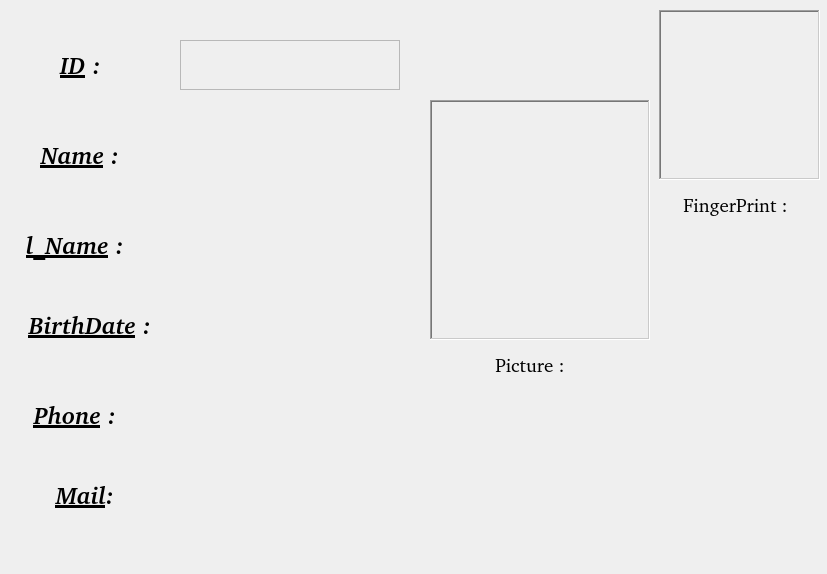
 <widget class="QWidget" name="Form">
  <property name="geometry">
   <rect>
    <x>0</x>
    <y>0</y>
    <width>827</width>
    <height>574</height>
   </rect>
  </property>
  <property name="windowTitle">
   <string>Form</string>
  </property>
  <property name="windowIcon">
   <iconset resource="icons.qrc">
    <normaloff>:/icons/bio.jpeg</normaloff>:/icons/bio.jpeg</iconset>
  </property>
  <property name="styleSheet">
   <string notr="true">QProgressBar:horizontal {
    border: 1px solid #3A3939;
    text-align: center;
    padding: 1px;
    background: #201F1F;
}
QProgressBar::chunk:horizontal {
    background-color: qlineargradient(spread:reflect, x1:1, y1:0.545, x2:1, y2:0, stop:0 rgba(28, 66, 111, 255), stop:1 rgba(37, 87, 146, 255));
}

QToolTip
{
    border: 1px solid #3A3939;
    background-color: rgb(90, 102, 117);;
    color: white;
    padding: 1px;
    opacity: 200;
}

QWidget
{
    color: silver;
    background-color: #302F2F;
    selection-background-color:#3d8ec9;
    selection-color: black;
    background-clip: border;
    border-image: none;
    outline: 0;
}

QWidget:item:hover
{
    background-color: #78879b;
    color: black;
}

QWidget:item:selected
{
    background-color: #3d8ec9;
}

QCheckBox
{
    spacing: 5px;
    outline: none;
    color: #bbb;
    margin-bottom: 2px;
}

QCheckBox:disabled
{
    color: #777777;
}
QCheckBox::indicator,
QGroupBox::indicator
{
    width: 18px;
    height: 18px;
}
QGroupBox::indicator
{
    margin-left: 2px;
}

QCheckBox::indicator:unchecked,
QCheckBox::indicator:unchecked:hover,
QGroupBox::indicator:unchecked,
QGroupBox::indicator:unchecked:hover
{
    image: url(:/dark_blue/img/checkbox_unchecked.png);
}

QCheckBox::indicator:unchecked:focus,
QCheckBox::indicator:unchecked:pressed,
QGroupBox::indicator:unchecked:focus,
QGroupBox::indicator:unchecked:pressed
{
  border: none;
    image: url(:/dark_blue/img/checkbox_unchecked_focus.png);
}

QCheckBox::indicator:checked,
QCheckBox::indicator:checked:hover,
QGroupBox::indicator:checked,
QGroupBox::indicator:checked:hover
{
    image: url(:/dark_blue/img/checkbox_checked.png);
}

QCheckBox::indicator:checked:focus,
QCheckBox::indicator:checked:pressed,
QGroupBox::indicator:checked:focus,
QGroupBox::indicator:checked:pressed
{
  border: none;
    image: url(:/dark_blue/img/checkbox_checked_focus.png);
}

QCheckBox::indicator:indeterminate,
QCheckBox::indicator:indeterminate:hover,
QCheckBox::indicator:indeterminate:pressed
QGroupBox::indicator:indeterminate,
QGroupBox::indicator:indeterminate:hover,
QGroupBox::indicator:indeterminate:pressed
{
    image: url(:/dark_blue/img/checkbox_indeterminate.png);
}

QCheckBox::indicator:indeterminate:focus,
QGroupBox::indicator:indeterminate:focus
{
    image: url(:/dark_blue/img/checkbox_indeterminate_focus.png);
}

QCheckBox::indicator:checked:disabled,
QGroupBox::indicator:checked:disabled
{
    image: url(:/dark_blue/img/checkbox_checked_disabled.png);
}

QCheckBox::indicator:unchecked:disabled,
QGroupBox::indicator:unchecked:disabled
{
    image: url(:/dark_blue/img/checkbox_unchecked_disabled.png);
}

QRadioButton
{
    spacing: 5px;
    outline: none;
    color: #bbb;
    margin-bottom: 2px;
}

QRadioButton:disabled
{
    color: #777777;
}
QRadioButton::indicator
{
    width: 21px;
    height: 21px;
}

QRadioButton::indicator:unchecked,
QRadioButton::indicator:unchecked:hover
{
    image: url(:/dark_blue/img/radio_unchecked.png);
}

QRadioButton::indicator:unchecked:focus,
QRadioButton::indicator:unchecked:pressed
{
  border: none;
  outline: none;
    image: url(:/dark_blue/img/radio_unchecked_focus.png);
}

QRadioButton::indicator:checked,
QRadioButton::indicator:checked:hover
{
  border: none;
  outline: none;
    image: url(:/dark_blue/img/radio_checked.png);
}

QRadioButton::indicator:checked:focus,
QRadioButton::indicato::menu-arrowr:checked:pressed
{
  border: none;
  outline: none;
    image: url(:/dark_blue/img/radio_checked_focus.png);
}

QRadioButton::indicator:indeterminate,
QRadioButton::indicator:indeterminate:hover,
QRadioButton::indicator:indeterminate:pressed
{
        image: url(:/dark_blue/img/radio_indeterminate.png);
}

QRadioButton::indicator:checked:disabled
{
  outline: none;
  image: url(:/dark_blue/img/radio_checked_disabled.png);
}

QRadioButton::indicator:unchecked:disabled
{
    image: url(:/dark_blue/img/radio_unchecked_disabled.png);
}


QMenuBar
{
    background-color: #302F2F;
    color: silver;
}

QMenuBar::item
{
    background: transparent;
}

QMenuBar::item:selected
{
    background: transparent;
    border: 1px solid #3A3939;
}

QMenuBar::item:pressed
{
    border: 1px solid #3A3939;
    background-color: #3d8ec9;
    color: black;
    margin-bottom:-1px;
    padding-bottom:1px;
}

QMenu
{
    border: 1px solid #3A3939;
    color: silver;
    margin: 1px;
}

QMenu::icon
{
    margin: 1px;
}

QMenu::item
{
    padding: 2px 2px 2px 25px;
    margin-left: 5px;
    border: 1px solid transparent; /* reserve space for selection border */
}

QMenu::item:selected
{
    color: black;
}

QMenu::separator {
    height: 2px;
    background: lightblue;
    margin-left: 10px;
    margin-right: 5px;
}

QMenu::indicator {
    width: 16px;
    height: 16px;
}

/* non-exclusive indicator = check box style indicator
   (see QActionGroup::setExclusive) */
QMenu::indicator:non-exclusive:unchecked {
    image: url(:/dark_blue/img/checkbox_unchecked.png);
}

QMenu::indicator:non-exclusive:unchecked:selected {
    image: url(:/dark_blue/img/checkbox_unchecked_disabled.png);
}

QMenu::indicator:non-exclusive:checked {
    image: url(:/dark_blue/img/checkbox_checked.png);
}

QMenu::indicator:non-exclusive:checked:selected {
    image: url(:/dark_blue/img/checkbox_checked_disabled.png);
}

/* exclusive indicator = radio button style indicator (see QActionGroup::setExclusive) */
QMenu::indicator:exclusive:unchecked {
    image: url(:/dark_blue/img/radio_unchecked.png);
}

QMenu::indicator:exclusive:unchecked:selected {
    image: url(:/dark_blue/img/radio_unchecked_disabled.png);
}

QMenu::indicator:exclusive:checked {
    image: url(:/dark_blue/img/radio_checked.png);
}

QMenu::indicator:exclusive:checked:selected {
    image: url(:/dark_blue/img/radio_checked_disabled.png);
}

QMenu::right-arrow {
    margin: 5px;
    image: url(:/dark_blue/img/right_arrow.png)
}


QWidget:disabled
{
    color: #808080;
    background-color: #302F2F;
}

QAbstractItemView
{
    alternate-background-color: #3A3939;
    color: silver;
    border: 1px solid 3A3939;
    border-radius: 2px;
    padding: 1px;
}

QWidget:focus, QMenuBar:focus
{
    border: 1px solid #78879b;
}

QTabWidget:focus, QCheckBox:focus, QRadioButton:focus, QSlider:focus
{
    border: none;
}

QLineEdit
{
    background-color: #201F1F;
    padding: 2px;
    border-style: solid;
    border: 1px solid #3A3939;
    border-radius: 2px;
    color: silver;
}

QGroupBox {
    border:1px solid #3A3939;
    border-radius: 2px;
    margin-top: 20px;
    background-color: #302F2F;
    color: silver;
}

QGroupBox::title {
    subcontrol-origin: margin;
    subcontrol-position: top center;
    padding-left: 10px;
    padding-right: 10px;
    padding-top: 10px;
}

QAbstractScrollArea
{
    border-radius: 2px;
    border: 1px solid #3A3939;
    background-color: transparent;
}

QScrollBar:horizontal
{
    height: 15px;
    margin: 3px 15px 3px 15px;
    border: 1px transparent #2A2929;
    border-radius: 4px;
    background-color: #2A2929;
}

QScrollBar::handle:horizontal
{
    background-color: #605F5F;
    min-width: 5px;
    border-radius: 4px;
}

QScrollBar::add-line:horizontal
{
    margin: 0px 3px 0px 3px;
    border-image: url(:/dark_blue/img/right_arrow_disabled.png);
    width: 10px;
    height: 10px;
    subcontrol-position: right;
    subcontrol-origin: margin;
}

QScrollBar::sub-line:horizontal
{
    margin: 0px 3px 0px 3px;
    border-image: url(:/dark_blue/img/left_arrow_disabled.png);
    height: 10px;
    width: 10px;
    subcontrol-position: left;
    subcontrol-origin: margin;
}

QScrollBar::add-line:horizontal:hover,QScrollBar::add-line:horizontal:on
{
    border-image: url(:/dark_blue/img/right_arrow.png);
    height: 10px;
    width: 10px;
    subcontrol-position: right;
    subcontrol-origin: margin;
}


QScrollBar::sub-line:horizontal:hover, QScrollBar::sub-line:horizontal:on
{
    border-image: url(:/dark_blue/img/left_arrow.png);
    height: 10px;
    width: 10px;
    subcontrol-position: left;
    subcontrol-origin: margin;
}

QScrollBar::up-arrow:horizontal, QScrollBar::down-arrow:horizontal
{
    background: none;
}


QScrollBar::add-page:horizontal, QScrollBar::sub-page:horizontal
{
    background: none;
}

QScrollBar:vertical
{
    background-color: #2A2929;
    width: 15px;
    margin: 15px 3px 15px 3px;
    border: 1px transparent #2A2929;
    border-radius: 4px;
}

QScrollBar::handle:vertical
{
    background-color: #605F5F;
    min-height: 5px;
    border-radius: 4px;
}

QScrollBar::sub-line:vertical
{
    margin: 3px 0px 3px 0px;
    border-image: url(:/dark_blue/img/up_arrow_disabled.png);
    height: 10px;
    width: 10px;
    subcontrol-position: top;
    subcontrol-origin: margin;
}

QScrollBar::add-line:vertical
{
    margin: 3px 0px 3px 0px;
    border-image: url(:/dark_blue/img/down_arrow_disabled.png);
    height: 10px;
    width: 10px;
    subcontrol-position: bottom;
    subcontrol-origin: margin;
}

QScrollBar::sub-line:vertical:hover,QScrollBar::sub-line:vertical:on
{

    border-image: url(:/dark_blue/img/up_arrow.png);
    height: 10px;
    width: 10px;
    subcontrol-position: top;
    subcontrol-origin: margin;
}


QScrollBar::add-line:vertical:hover, QScrollBar::add-line:vertical:on
{
    border-image: url(:/dark_blue/img/down_arrow.png);
    height: 10px;
    width: 10px;
    subcontrol-position: bottom;
    subcontrol-origin: margin;
}

QScrollBar::up-arrow:vertical, QScrollBar::down-arrow:vertical
{
    background: none;
}


QScrollBar::add-page:vertical, QScrollBar::sub-page:vertical
{
    background: none;
}

QTextEdit
{
    background-color: #201F1F;
    color: silver;
    border: 1px solid #3A3939;
}

QPlainTextEdit
{
    background-color: #201F1F;;
    color: silver;
    border-radius: 2px;
    border: 1px solid #3A3939;
}

QHeaderView::section
{
    background-color: #3A3939;
    color: silver;
    padding-left: 4px;
    border: 1px solid #6c6c6c;
}

QSizeGrip {
    image: url(:/dark_blue/img/sizegrip.png);
    width: 12px;
    height: 12px;
}

QMainWindow
{
    background-color: #302F2F;

}

QMainWindow::separator
{
    background-color: #302F2F;
    color: white;
    padding-left: 4px;
    spacing: 2px;
    border: 1px dashed #3A3939;
}

QMainWindow::separator:hover
{

    background-color: #787876;
    color: white;
    padding-left: 4px;
    border: 1px solid #3A3939;
    spacing: 2px;
}


QMenu::separator
{
    height: 1px;
    background-color: #3A3939;
    color: white;
    padding-left: 4px;
    margin-left: 10px;
    margin-right: 5px;
}


QFrame
{
    border-radius: 2px;
    border: 1px solid #444;
}

QFrame[frameShape=&quot;0&quot;]
{
    border-radius: 2px;
    border: 1px transparent #444;
}

QStackedWidget
{
    background-color: #302F2F;
    border: 1px transparent black;
}

QToolBar {
    border: 1px transparent #393838;
    background: 1px solid #302F2F;
    font-weight: bold;
}

QToolBar::handle:horizontal {
    image: url(:/dark_blue/img/Hmovetoolbar.png);
}
QToolBar::handle:vertical {
    image: url(:/dark_blue/img/Vmovetoolbar.png);
}
QToolBar::separator:horizontal {
    image: url(:/dark_blue/img/Hsepartoolbar.png);
}
QToolBar::separator:vertical {
    image: url(:/dark_blue/img/Vsepartoolbars.png);
}

QPushButton
{
    color: silver;
    background-color: #302F2F;
    border-width: 2px;
    border-color: #4A4949;
    border-style: solid;
    padding-top: 2px;
    padding-bottom: 2px;
    padding-left: 10px;
    padding-right: 10px;
    border-radius: 4px;
    /* outline: none; */
    /* min-width: 40px; */
}

QPushButton:disabled
{
    background-color: #302F2F;
    border-width: 2px;
    border-color: #3A3939;
    border-style: solid;
    padding-top: 2px;
    padding-bottom: 2px;
    padding-left: 10px;
    padding-right: 10px;
    /*border-radius: 2px;*/
    color: #808080;
}

QPushButton:focus {
    background-color: #3d8ec9;
    color: white;
}

QComboBox
{
    selection-background-color: #3d8ec9;
    background-color: #201F1F;
    border-style: solid;
    border: 1px solid #3A3939;
    border-radius: 2px;
    padding: 2px;
    min-width: 75px;
}

QPushButton:checked{
    background-color: #4A4949;
    border-color: #6A6969;
}

QPushButton:hover {
    border: 2px solid #78879b;
    color: silver;
}

QComboBox:hover, QAbstractSpinBox:hover,QLineEdit:hover,QTextEdit:hover,QPlainTextEdit:hover,QAbstractView:hover,QTreeView:hover
{
    border: 1px solid #78879b;
    color: silver;
}

QComboBox:on
{
    background-color: #626873;
    padding-top: 3px;
    padding-left: 4px;
    selection-background-color: #4a4a4a;
}

QComboBox QAbstractItemView
{
    background-color: #201F1F;
    border-radius: 2px;
    border: 1px solid #444;
    selection-background-color: #3d8ec9;
    color: silver;
}

QComboBox::drop-down
{
    subcontrol-origin: padding;
    subcontrol-position: top right;
    width: 15px;

    border-left-width: 0px;
    border-left-color: darkgray;
    border-left-style: solid;
    border-top-right-radius: 3px;
    border-bottom-right-radius: 3px;
}

QComboBox::down-arrow
{
    image: url(:/dark_blue/img/down_arrow_disabled.png);
}

QComboBox::down-arrow:on, QComboBox::down-arrow:hover,
QComboBox::down-arrow:focus
{
    image: url(:/dark_blue/img/down_arrow.png);
}

QPushButton:pressed
{
    background-color: #484846;
}

QAbstractSpinBox {
    padding-top: 2px;
    padding-bottom: 2px;
    border: 1px solid #3A3939;
    background-color: #201F1F;
    color: silver;
    border-radius: 2px;
    min-width: 75px;
}

QAbstractSpinBox:up-button
{
    background-color: transparent;
    subcontrol-origin: border;
    subcontrol-position: top right;
}

QAbstractSpinBox:down-button
{
    background-color: transparent;
    subcontrol-origin: border;
    subcontrol-position: bottom right;
}

QAbstractSpinBox::up-arrow,QAbstractSpinBox::up-arrow:disabled,QAbstractSpinBox::up-arrow:off {
    image: url(:/dark_blue/img/up_arrow_disabled.png);
    width: 10px;
    height: 10px;
}
QAbstractSpinBox::up-arrow:hover
{
    image: url(:/dark_blue/img/up_arrow.png);
}


QAbstractSpinBox::down-arrow,QAbstractSpinBox::down-arrow:disabled,QAbstractSpinBox::down-arrow:off
{
    image: url(:/dark_blue/img/down_arrow_disabled.png);
    width: 10px;
    height: 10px;
}
QAbstractSpinBox::down-arrow:hover
{
    image: url(:/dark_blue/img/down_arrow.png);
}


QLabel
{
    border: 0px solid black;
}

QTabWidget{
    border: 1px transparent black;
}

QTabWidget::pane {
    border: 1px solid #444;
    border-radius: 3px;
    padding: 3px;
}

QTabBar
{
    qproperty-drawBase: 0;
    left: 5px; /* move to the right by 5px */
}

QTabBar:focus
{
    border: 0px transparent black;
}

QTabBar::close-button  {
    image: url(:/dark_blue/img/close.png);
    background: transparent;
}

QTabBar::close-button:hover
{
    image: url(:/dark_blue/img/close-hover.png);
    background: transparent;
}

QTabBar::close-button:pressed {
    image: url(:/dark_blue/img/close-pressed.png);
    background: transparent;
}

/* TOP TABS */
QTabBar::tab:top {
    color: #b1b1b1;
    border: 1px solid #4A4949;
    border-bottom: 1px transparent black;
    background-color: #302F2F;
    padding: 5px;
    border-top-left-radius: 2px;
    border-top-right-radius: 2px;
}

QTabBar::tab:top:!selected
{
    color: #b1b1b1;
    background-color: #201F1F;
    border: 1px transparent #4A4949;
    border-bottom: 1px transparent #4A4949;
    border-top-left-radius: 0px;
    border-top-right-radius: 0px;
}

QTabBar::tab:top:!selected:hover {
    background-color: #48576b;
}

/* BOTTOM TABS */
QTabBar::tab:bottom {
    color: #b1b1b1;
    border: 1px solid #4A4949;
    border-top: 1px transparent black;
    background-color: #302F2F;
    padding: 5px;
    border-bottom-left-radius: 2px;
    border-bottom-right-radius: 2px;
}

QTabBar::tab:bottom:!selected
{
    color: #b1b1b1;
    background-color: #201F1F;
    border: 1px transparent #4A4949;
    border-top: 1px transparent #4A4949;
    border-bottom-left-radius: 0px;
    border-bottom-right-radius: 0px;
}

QTabBar::tab:bottom:!selected:hover {
    background-color: #78879b;
}

/* LEFT TABS */
QTabBar::tab:left {
    color: #b1b1b1;
    border: 1px solid #4A4949;
    border-left: 1px transparent black;
    background-color: #302F2F;
    padding: 5px;
    border-top-right-radius: 2px;
    border-bottom-right-radius: 2px;
}

QTabBar::tab:left:!selected
{
    color: #b1b1b1;
    background-color: #201F1F;
    border: 1px transparent #4A4949;
    border-right: 1px transparent #4A4949;
    border-top-right-radius: 0px;
    border-bottom-right-radius: 0px;
}

QTabBar::tab:left:!selected:hover {
    background-color: #48576b;
}


/* RIGHT TABS */
QTabBar::tab:right {
    color: #b1b1b1;
    border: 1px solid #4A4949;
    border-right: 1px transparent black;
    background-color: #302F2F;
    padding: 5px;
    border-top-left-radius: 2px;
    border-bottom-left-radius: 2px;
}

QTabBar::tab:right:!selected
{
    color: #b1b1b1;
    background-color: #201F1F;
    border: 1px transparent #4A4949;
    border-right: 1px transparent #4A4949;
    border-top-left-radius: 0px;
    border-bottom-left-radius: 0px;
}

QTabBar::tab:right:!selected:hover {
    background-color: #48576b;
}

QTabBar QToolButton::right-arrow:enabled {
     image: url(:/dark_blue/img/right_arrow.png);
 }

 QTabBar QToolButton::left-arrow:enabled {
     image: url(:/dark_blue/img/left_arrow.png);
 }

QTabBar QToolButton::right-arrow:disabled {
     image: url(:/dark_blue/img/right_arrow_disabled.png);
 }

 QTabBar QToolButton::left-arrow:disabled {
     image: url(:/dark_blue/img/left_arrow_disabled.png);
 }


QDockWidget {
    border: 1px solid #403F3F;
    titlebar-close-icon: url(:/dark_blue/img/close.png);
    titlebar-normal-icon: url(:/dark_blue/img/undock.png);
}

QDockWidget::close-button, QDockWidget::float-button {
    border: 1px solid transparent;
    border-radius: 2px;
    background: transparent;
}

QDockWidget::close-button:hover, QDockWidget::float-button:hover {
    background: rgba(255, 255, 255, 10);
}

QDockWidget::close-button:pressed, QDockWidget::float-button:pressed {
    padding: 1px -1px -1px 1px;
    background: rgba(255, 255, 255, 10);
}

QTreeView, QListView, QTextBrowser, AtLineEdit, AtLineEdit::hover {
    border: 1px solid #444;
    background-color: silver;
    border-radius: 3px;
    margin-left: 3px;
    color: black;
}

QTreeView:branch:selected, QTreeView:branch:hover {
    background: url(:/dark_blue/img/transparent.png);
}

QTreeView::branch:has-siblings:!adjoins-item {
    border-image: url(:/dark_blue/img/transparent.png);
}

QTreeView::branch:has-siblings:adjoins-item {
    border-image: url(:/dark_blue/img/transparent.png);
}

QTreeView::branch:!has-children:!has-siblings:adjoins-item {
    border-image: url(:/dark_blue/img/transparent.png);
}

QTreeView::branch:has-children:!has-siblings:closed,
QTreeView::branch:closed:has-children:has-siblings {
    image: url(:/dark_blue/img/branch_closed.png);
}

QTreeView::branch:open:has-children:!has-siblings,
QTreeView::branch:open:has-children:has-siblings  {
    image: url(:/dark_blue/img/branch_open.png);
}

QTreeView::branch:has-children:!has-siblings:closed:hover,
QTreeView::branch:closed:has-children:has-siblings:hover {
    image: url(:/dark_blue/img/branch_closed-on.png);
    }

QTreeView::branch:open:has-children:!has-siblings:hover,
QTreeView::branch:open:has-children:has-siblings:hover  {
    image: url(:/dark_blue/img/branch_open-on.png);
    }

QListView::item:!selected:hover, QListView::item:!selected:hover, QTreeView::item:!selected:hover  {
    background: rgba(0, 0, 0, 0);
    outline: 0;
    color: #FFFFFF
}

QListView::item:selected:hover, QListView::item:selected:hover, QTreeView::item:selected:hover  {
    background: #3d8ec9;
    color: #FFFFFF;
}

QSlider::groove:horizontal {
    border: 1px solid #3A3939;
    height: 8px;
    background: #201F1F;
    margin: 2px 0;
    border-radius: 2px;
}

QSlider::handle:horizontal {
    background: QLinearGradient( x1: 0, y1: 0, x2: 0, y2: 1,
      stop: 0.0 silver, stop: 0.2 #a8a8a8, stop: 1 #727272);
    border: 1px solid #3A3939;
    width: 14px;
    height: 14px;
    margin: -4px 0;
    border-radius: 2px;
}

QSlider::groove:vertical {
    border: 1px solid #3A3939;
    width: 8px;
    background: #201F1F;
    margin: 0 0px;
    border-radius: 2px;
}

QSlider::handle:vertical {
    background: QLinearGradient( x1: 0, y1: 0, x2: 0, y2: 1, stop: 0.0 silver,
    stop: 0.2 #a8a8a8, stop: 1 #727272);
    border: 1px solid #3A3939;
    width: 14px;
    height: 14px;
    margin: 0 -4px;
    border-radius: 2px;
}

QToolButton {
    /*  background-color: transparent; */
    border: 2px transparent #4A4949;
    border-radius: 4px;
    background-color: dimgray;
    margin: 2px;
    padding: 2px;
}

QToolButton[popupMode=&quot;1&quot;] { /* only for MenuButtonPopup */
 padding-right: 20px; /* make way for the popup button */
 border: 2px transparent #4A4949;
 border-radius: 4px;
}

QToolButton[popupMode=&quot;2&quot;] { /* only for InstantPopup */
 padding-right: 10px; /* make way for the popup button */
 border: 2px transparent #4A4949;
}


QToolButton:hover, QToolButton::menu-button:hover {
    border: 2px solid #78879b;
}

QToolButton:checked, QToolButton:pressed,
    QToolButton::menu-button:pressed {
    background-color: #4A4949;
    border: 2px solid #78879b;
}

/* the subcontrol below is used only in the InstantPopup or DelayedPopup mode */
QToolButton::menu-indicator {
    image: url(:/dark_blue/img/down_arrow.png);
    top: -7px; left: -2px; /* shift it a bit */
}

/* the subcontrols below are used only in the MenuButtonPopup mode */
QToolButton::menu-button {
    border: 1px transparent #4A4949;
    border-top-right-radius: 6px;
    border-bottom-right-radius: 6px;
    /* 16px width + 4px for border = 20px allocated above */
    width: 16px;
    outline: none;
}

QToolButton::menu-arrow {
    image: url(:/dark_blue/img/down_arrow.png);
}

QToolButton::menu-arrow:open {
    top: 1px; left: 1px; /* shift it a bit */
    border: 1px solid #3A3939;
}

QPushButton::menu-indicator  {
    subcontrol-origin: padding;
    subcontrol-position: bottom right;
    left: 4px;
}

QTableView
{
    border: 1px solid #444;
    gridline-color: #6c6c6c;
    background-color: #201F1F;
}


QTableView, QHeaderView
{
    border-radius: 0px;
}

QTableView::item:pressed, QListView::item:pressed, QTreeView::item:pressed  {
    background: #78879b;
    color: #FFFFFF;
}

QTableView::item:selected:active, QTreeView::item:selected:active, QListView::item:selected:active  {
    background: #3d8ec9;
    color: #FFFFFF;
}


QHeaderView
{
    border: 1px transparent;
    border-radius: 2px;
    margin: 0px;
    padding: 0px;
}

QHeaderView::section  {
    background-color: #3A3939;
    color: silver;
    padding: 4px;
    border: 1px solid #6c6c6c;
    border-radius: 0px;
    text-align: center;
}

QHeaderView::section::vertical::first, QHeaderView::section::vertical::only-one
{
    border-top: 1px solid #6c6c6c;
}

QHeaderView::section::vertical
{
    border-top: transparent;
}

QHeaderView::section::horizontal::first, QHeaderView::section::horizontal::only-one
{
    border-left: 1px solid #6c6c6c;
}

QHeaderView::section::horizontal
{
    border-left: transparent;
}


QHeaderView::section:checked
 {
    color: white;
    background-color: #5A5959;
 }

 /* style the sort indicator */
QHeaderView::down-arrow {
    image: url(:/dark_blue/img/down_arrow.png);
}

QHeaderView::up-arrow {
    image: url(:/dark_blue/img/up_arrow.png);
}


QTableCornerButton::section {
    background-color: #3A3939;
    border: 1px solid #3A3939;
    border-radius: 2px;
}

QToolBox  {
    padding: 3px;
    border: 1px transparent black;
}

QToolBox::tab {
    color: #b1b1b1;
    background-color: #302F2F;
    border: 1px solid #4A4949;
    border-bottom: 1px transparent #302F2F;
    border-top-left-radius: 5px;
    border-top-right-radius: 5px;
}

 QToolBox::tab:selected { /* italicize selected tabs */
    font: italic;
    background-color: #302F2F;
    border-color: #3d8ec9;
 }

QStatusBar::item {
    border: 1px solid #3A3939;
    border-radius: 2px;
 }


QFrame[height=&quot;3&quot;], QFrame[width=&quot;3&quot;] {
    background-color: #AAA;
}


QSplitter::handle {
    border: 1px dashed #3A3939;
}

QSplitter::handle:hover {
    background-color: #787876;
    border: 1px solid #3A3939;
}

QSplitter::handle:horizontal {
    width: 1px;
}

QSplitter::handle:vertical {
    height: 1px;
}

QListWidget {
    background-color: silver;
    border-radius: 5px;
    margin-left: 5px;
}

QListWidget::item {
    color: black;
}

QMessageBox {
    messagebox-critical-icon	: url(:/dark_blue/img/critical.png);
    messagebox-information-icon	: url(:/dark_blue/img/information.png);
    messagebox-question-icon	: url(:/dark_blue/img/question.png);
    messagebox-warning-icon:    : url(:/dark_blue/img/warning.png);
}

ColorButton::enabled {
    border-radius: 0px;
    border: 1px solid #444444;
}

ColorButton::disabled {
    border-radius: 0px;
    border: 1px solid #AAAAAA;
}</string>
  </property>
  <widget class="QLabel" name="label_11">
   <property name="geometry">
    <rect>
     <x>20</x>
     <y>220</y>
     <width>110</width>
     <height>50</height>
    </rect>
   </property>
   <property name="font">
    <font>
     <family>URW Bookman [urw]</family>
     <pointsize>18</pointsize>
     <weight>75</weight>
     <italic>true</italic>
     <bold>true</bold>
     <underline>false</underline>
     <strikeout>false</strikeout>
     <kerning>true</kerning>
    </font>
   </property>
   <property name="text">
    <string>&lt;html&gt;&lt;head/&gt;&lt;body&gt;&lt;p align=&quot;center&quot;&gt;&lt;span style=&quot; text-decoration: underline;&quot;&gt;l_Name&lt;/span&gt; :&lt;/p&gt;&lt;/body&gt;&lt;/html&gt;</string>
   </property>
  </widget>
  <widget class="QLabel" name="label_10">
   <property name="geometry">
    <rect>
     <x>20</x>
     <y>470</y>
     <width>130</width>
     <height>50</height>
    </rect>
   </property>
   <property name="font">
    <font>
     <family>URW Bookman [urw]</family>
     <pointsize>18</pointsize>
     <weight>75</weight>
     <italic>true</italic>
     <bold>true</bold>
     <underline>false</underline>
    </font>
   </property>
   <property name="text">
    <string>&lt;html&gt;&lt;head/&gt;&lt;body&gt;&lt;p align=&quot;center&quot;&gt;&lt;span style=&quot; text-decoration: underline;&quot;&gt;Mail&lt;/span&gt;&lt;span style=&quot; font-size:14pt;&quot;/&gt;:&lt;/p&gt;&lt;/body&gt;&lt;/html&gt;</string>
   </property>
  </widget>
  <widget class="QLabel" name="label_15">
   <property name="geometry">
    <rect>
     <x>10</x>
     <y>40</y>
     <width>141</width>
     <height>50</height>
    </rect>
   </property>
   <property name="font">
    <font>
     <family>URW Bookman [urw]</family>
     <pointsize>18</pointsize>
     <weight>75</weight>
     <italic>true</italic>
     <bold>true</bold>
     <underline>false</underline>
    </font>
   </property>
   <property name="toolTip">
    <string>&lt;html&gt;&lt;head/&gt;&lt;body&gt;&lt;p align=&quot;center&quot;&gt;&lt;br/&gt;&lt;/p&gt;&lt;/body&gt;&lt;/html&gt;</string>
   </property>
   <property name="styleSheet">
    <string notr="true"/>
   </property>
   <property name="text">
    <string>&lt;html&gt;&lt;head/&gt;&lt;body&gt;&lt;p align=&quot;center&quot;&gt;&lt;span style=&quot; text-decoration: underline;&quot;&gt;ID&lt;/span&gt;      :&lt;/p&gt;&lt;/body&gt;&lt;/html&gt;</string>
   </property>
  </widget>
  <widget class="QLabel" name="label_17">
   <property name="geometry">
    <rect>
     <x>30</x>
     <y>130</y>
     <width>100</width>
     <height>50</height>
    </rect>
   </property>
   <property name="font">
    <font>
     <family>URW Bookman [urw]</family>
     <pointsize>18</pointsize>
     <weight>75</weight>
     <italic>true</italic>
     <bold>true</bold>
     <underline>false</underline>
    </font>
   </property>
   <property name="text">
    <string>&lt;html&gt;&lt;head/&gt;&lt;body&gt;&lt;p align=&quot;center&quot;&gt;&lt;span style=&quot; text-decoration: underline;&quot;&gt;Name&lt;/span&gt; :&lt;/p&gt;&lt;/body&gt;&lt;/html&gt;</string>
   </property>
  </widget>
  <widget class="QLabel" name="label_12">
   <property name="geometry">
    <rect>
     <x>440</x>
     <y>350</y>
     <width>180</width>
     <height>31</height>
    </rect>
   </property>
   <property name="font">
    <font>
     <family>URW Bookman [urw]</family>
     <pointsize>16</pointsize>
    </font>
   </property>
   <property name="text">
    <string>&lt;html&gt;&lt;head/&gt;&lt;body&gt;&lt;p align=&quot;center&quot;&gt;&lt;span style=&quot; font-size:14pt;&quot;&gt;Picture :&lt;/span&gt;&lt;/p&gt;&lt;/body&gt;&lt;/html&gt;</string>
   </property>
  </widget>
  <widget class="QLabel" name="label_16">
   <property name="geometry">
    <rect>
     <x>-10</x>
     <y>390</y>
     <width>170</width>
     <height>50</height>
    </rect>
   </property>
   <property name="font">
    <font>
     <family>URW Bookman [urw]</family>
     <pointsize>18</pointsize>
     <weight>75</weight>
     <italic>true</italic>
     <bold>true</bold>
     <underline>false</underline>
    </font>
   </property>
   <property name="text">
    <string>&lt;html&gt;&lt;head/&gt;&lt;body&gt;&lt;p align=&quot;center&quot;&gt;&lt;span style=&quot; text-decoration: underline;&quot;&gt;Phone&lt;/span&gt; :&lt;/p&gt;&lt;/body&gt;&lt;/html&gt;</string>
   </property>
  </widget>
  <widget class="QLabel" name="label_14">
   <property name="geometry">
    <rect>
     <x>10</x>
     <y>300</y>
     <width>160</width>
     <height>50</height>
    </rect>
   </property>
   <property name="font">
    <font>
     <family>URW Bookman [urw]</family>
     <pointsize>18</pointsize>
     <weight>75</weight>
     <italic>true</italic>
     <bold>true</bold>
     <underline>false</underline>
    </font>
   </property>
   <property name="text">
    <string>&lt;html&gt;&lt;head/&gt;&lt;body&gt;&lt;p align=&quot;center&quot;&gt;&lt;span style=&quot; text-decoration: underline;&quot;&gt;BirthDate&lt;/span&gt; :&lt;/p&gt;&lt;/body&gt;&lt;/html&gt;</string>
   </property>
  </widget>
  <widget class="QLabel" name="label">
   <property name="geometry">
    <rect>
     <x>430</x>
     <y>100</y>
     <width>220</width>
     <height>240</height>
    </rect>
   </property>
   <property name="frameShape">
    <enum>QFrame::WinPanel</enum>
   </property>
   <property name="frameShadow">
    <enum>QFrame::Sunken</enum>
   </property>
   <property name="text">
    <string/>
   </property>
  </widget>
  <widget class="QLabel" name="label_2">
   <property name="geometry">
    <rect>
     <x>659</x>
     <y>10</y>
     <width>161</width>
     <height>170</height>
    </rect>
   </property>
   <property name="frameShape">
    <enum>QFrame::WinPanel</enum>
   </property>
   <property name="frameShadow">
    <enum>QFrame::Sunken</enum>
   </property>
   <property name="text">
    <string/>
   </property>
  </widget>
  <widget class="QLabel" name="label_13">
   <property name="geometry">
    <rect>
     <x>660</x>
     <y>190</y>
     <width>151</width>
     <height>31</height>
    </rect>
   </property>
   <property name="font">
    <font>
     <family>URW Bookman [urw]</family>
    </font>
   </property>
   <property name="text">
    <string>&lt;html&gt;&lt;head/&gt;&lt;body&gt;&lt;p align=&quot;center&quot;&gt;&lt;span style=&quot; font-size:14pt;&quot;&gt;FingerPrint :&lt;/span&gt;&lt;/p&gt;&lt;/body&gt;&lt;/html&gt;</string>
   </property>
  </widget>
  <widget class="QLabel" name="label_4">
   <property name="geometry">
    <rect>
     <x>180</x>
     <y>40</y>
     <width>220</width>
     <height>50</height>
    </rect>
   </property>
   <property name="font">
    <font>
     <family>Ubuntu Light</family>
     <pointsize>18</pointsize>
     <weight>75</weight>
     <italic>false</italic>
     <bold>true</bold>
    </font>
   </property>
   <property name="styleSheet">
    <string notr="true">color: rgb(255, 255, 255);</string>
   </property>
   <property name="frameShape">
    <enum>QFrame::StyledPanel</enum>
   </property>
   <property name="frameShadow">
    <enum>QFrame::Sunken</enum>
   </property>
   <property name="text">
    <string/>
   </property>
  </widget>
  <widget class="QLabel" name="label_6">
   <property name="geometry">
    <rect>
     <x>180</x>
     <y>470</y>
     <width>220</width>
     <height>50</height>
    </rect>
   </property>
   <property name="font">
    <font>
     <family>Ubuntu Light</family>
     <pointsize>18</pointsize>
     <weight>75</weight>
     <italic>false</italic>
     <bold>true</bold>
    </font>
   </property>
   <property name="styleSheet">
    <string notr="true">color:rgb(255, 255, 255)</string>
   </property>
   <property name="text">
    <string/>
   </property>
  </widget>
  <widget class="QLabel" name="label_7">
   <property name="geometry">
    <rect>
     <x>180</x>
     <y>390</y>
     <width>220</width>
     <height>50</height>
    </rect>
   </property>
   <property name="font">
    <font>
     <family>Ubuntu Light</family>
     <pointsize>18</pointsize>
     <weight>75</weight>
     <italic>false</italic>
     <bold>true</bold>
    </font>
   </property>
   <property name="styleSheet">
    <string notr="true">color:rgb(255, 255, 255)</string>
   </property>
   <property name="text">
    <string/>
   </property>
  </widget>
  <widget class="QLabel" name="label_8">
   <property name="geometry">
    <rect>
     <x>180</x>
     <y>300</y>
     <width>230</width>
     <height>50</height>
    </rect>
   </property>
   <property name="font">
    <font>
     <family>Ubuntu Light</family>
     <pointsize>18</pointsize>
     <weight>75</weight>
     <italic>false</italic>
     <bold>true</bold>
    </font>
   </property>
   <property name="styleSheet">
    <string notr="true">color:rgb(255, 255, 255)</string>
   </property>
   <property name="text">
    <string/>
   </property>
  </widget>
  <widget class="QLabel" name="label_9">
   <property name="geometry">
    <rect>
     <x>180</x>
     <y>220</y>
     <width>220</width>
     <height>50</height>
    </rect>
   </property>
   <property name="font">
    <font>
     <family>Ubuntu Light</family>
     <pointsize>18</pointsize>
     <weight>75</weight>
     <italic>false</italic>
     <bold>true</bold>
    </font>
   </property>
   <property name="styleSheet">
    <string notr="true">color:rgb(255, 255, 255)</string>
   </property>
   <property name="text">
    <string/>
   </property>
  </widget>
  <widget class="QLabel" name="label_18">
   <property name="geometry">
    <rect>
     <x>180</x>
     <y>130</y>
     <width>220</width>
     <height>50</height>
    </rect>
   </property>
   <property name="font">
    <font>
     <family>Ubuntu Light</family>
     <pointsize>18</pointsize>
     <weight>75</weight>
     <italic>false</italic>
     <bold>true</bold>
    </font>
   </property>
   <property name="styleSheet">
    <string notr="true">color:rgb(255, 255, 255)</string>
   </property>
   <property name="text">
    <string/>
   </property>
  </widget>
 </widget>
